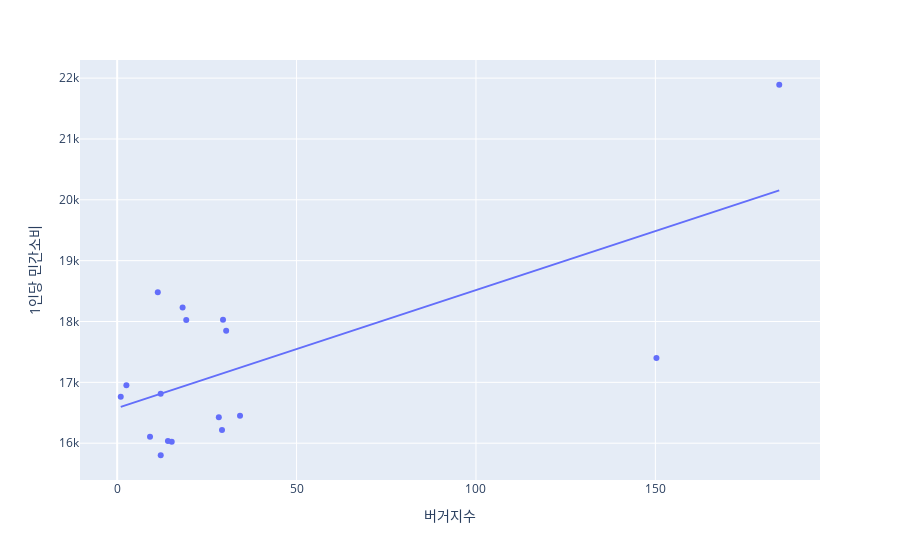

The code cell stored with this chart in its notebook:
### Code cell
# '1인당 지역내총생산', '1인당 지역총소득','1인당 개인소득', '1인당 민간소비'
px.scatter(df_2, x='버거지수', y='1인당 민간소비', trendline='ols', hover_name='시도별')

### Figure 1 — Plotly figure (JSON) as saved in the notebook; plotly's stock layout.template omitted (floating-point values rounded to 4 significant figures)
{"data": [{"hovertemplate": "<b>%{hovertext}</b><br><br>버거지수=%{x}<br>1인당 민간소비=%{y}<extra></extra>", "hovertext": ["강원도", "경기도", "경상남도", "경상북도", "광주광역시", "대구광역시", "대전광역시", "부산광역시", "서울특별시", "세종특별자치시", "울산광역시", "인천광역시", "전라남도", "전라북도", "제주특별자치도", "충청남도", "충청북도"], "legendgroup": "", "marker": {"color": "#636efa", "symbol": "circle"}, "mode": "markers", "name": "", "orientation": "v", "showlegend": false, "type": "scatter", "x": [12.13, 150.3, 28.33, 29.22, 18.24, 30.38, 19.25, 29.5, 184.5, 1, 11.32, 34.24, 9.157, 15.21, 2.571, 14.15, 12.14], "xaxis": "x", "y": [16811, 17399, 16426, 16217, 18231, 17850, 18025, 18030, 21891, 16762, 18482, 16451, 16104, 16022, 16953, 16037, 15802], "yaxis": "y"}, {"hovertemplate": "<b>OLS trendline</b><br>1인당 민간소비 = 19.3861 * 버거지수 + 16578.2<br>R<sup>2</sup>=0.448171<br><br>버거지수=%{x}<br>1인당 민간소비=%{y} <b>(trend)</b><extra></extra>", "legendgroup": "", "marker": {"color": "#636efa", "symbol": "circle"}, "mode": "lines", "name": "", "showlegend": false, "type": "scatter", "x": [1, 2.571, 9.157, 11.32, 12.13, 12.14, 14.15, 15.21, 18.24, 19.25, 28.33, 29.22, 29.5, 30.38, 34.24, 150.3, 184.5], "xaxis": "x", "y": [16600.0, 16630.0, 16760.0, 16800.0, 16810.0, 16810.0, 16850.0, 16870.0, 16930.0, 16950.0, 17130.0, 17140.0, 17150.0, 17170.0, 17240.0, 19490.0, 20160.0], "yaxis": "y"}], "layout": {"legend": {"tracegroupgap": 0}, "margin": {"t": 60}, "xaxis": {"anchor": "y", "domain": [0, 1], "title": {"text": "버거지수"}}, "yaxis": {"anchor": "x", "domain": [0, 1], "title": {"text": "1인당 민간소비"}}}}
